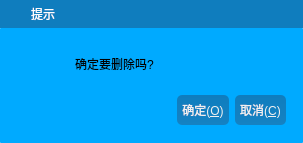
<?xml version="1.0" encoding="UTF-8"?>
<ui version="4.0">
 <class>frmMessageBox</class>
 <widget class="QDialog" name="frmMessageBox">
  <property name="geometry">
   <rect>
    <x>0</x>
    <y>0</y>
    <width>303</width>
    <height>143</height>
   </rect>
  </property>
  <property name="windowTitle">
   <string>提示</string>
  </property>
  <layout class="QVBoxLayout" name="verticalLayout">
   <property name="spacing">
    <number>0</number>
   </property>
   <property name="leftMargin">
    <number>0</number>
   </property>
   <property name="topMargin">
    <number>0</number>
   </property>
   <property name="rightMargin">
    <number>0</number>
   </property>
   <property name="bottomMargin">
    <number>0</number>
   </property>
   <item>
    <widget class="QWidget" name="widget_title" native="true">
     <property name="sizePolicy">
      <sizepolicy hsizetype="Preferred" vsizetype="Fixed">
       <horstretch>0</horstretch>
       <verstretch>0</verstretch>
      </sizepolicy>
     </property>
     <property name="minimumSize">
      <size>
       <width>100</width>
       <height>28</height>
      </size>
     </property>
     <property name="styleSheet">
      <string notr="true">background-color:#0F7DBE;
color:white;
border-radius:0px;
</string>
     </property>
     <layout class="QHBoxLayout" name="horizontalLayout_2">
      <property name="spacing">
       <number>0</number>
      </property>
      <property name="leftMargin">
       <number>0</number>
      </property>
      <property name="topMargin">
       <number>0</number>
      </property>
      <property name="rightMargin">
       <number>0</number>
      </property>
      <property name="bottomMargin">
       <number>0</number>
      </property>
      <item>
       <widget class="QLabel" name="lab_Ico">
        <property name="sizePolicy">
         <sizepolicy hsizetype="Minimum" vsizetype="Preferred">
          <horstretch>0</horstretch>
          <verstretch>0</verstretch>
         </sizepolicy>
        </property>
        <property name="minimumSize">
         <size>
          <width>31</width>
          <height>0</height>
         </size>
        </property>
        <property name="text">
         <string/>
        </property>
        <property name="alignment">
         <set>Qt::AlignCenter</set>
        </property>
       </widget>
      </item>
      <item>
       <widget class="QLabel" name="lab_Title">
        <property name="sizePolicy">
         <sizepolicy hsizetype="Expanding" vsizetype="Preferred">
          <horstretch>0</horstretch>
          <verstretch>0</verstretch>
         </sizepolicy>
        </property>
        <property name="styleSheet">
         <string notr="true">font: 10pt &quot;微软雅黑&quot;;
QLabel#lab_Ico,QLabel#lab_Title{
	border-radius:0px;
	color: #F0F0F0;
	background-color:rgba(0,0,0,0);
	border-style:none;
}
QWidget#widget_title{
	background: qlineargradient(spread:pad, x1:0, y1:0, x2:0, y2:1, stop:0 #0F7DBE, stop:1 #1582C3);
}
</string>
        </property>
        <property name="text">
         <string>提示</string>
        </property>
        <property name="alignment">
         <set>Qt::AlignLeading|Qt::AlignLeft|Qt::AlignVCenter</set>
        </property>
       </widget>
      </item>
      <item>
       <widget class="QWidget" name="widget_menu" native="true">
        <property name="sizePolicy">
         <sizepolicy hsizetype="Minimum" vsizetype="Preferred">
          <horstretch>0</horstretch>
          <verstretch>0</verstretch>
         </sizepolicy>
        </property>
        <layout class="QHBoxLayout" name="horizontalLayout">
         <property name="spacing">
          <number>0</number>
         </property>
         <property name="leftMargin">
          <number>0</number>
         </property>
         <property name="topMargin">
          <number>0</number>
         </property>
         <property name="rightMargin">
          <number>0</number>
         </property>
         <property name="bottomMargin">
          <number>0</number>
         </property>
         <item>
          <widget class="QPushButton" name="btnMenu_Close">
           <property name="sizePolicy">
            <sizepolicy hsizetype="Minimum" vsizetype="Expanding">
             <horstretch>0</horstretch>
             <verstretch>0</verstretch>
            </sizepolicy>
           </property>
           <property name="minimumSize">
            <size>
             <width>40</width>
             <height>0</height>
            </size>
           </property>
           <property name="cursor">
            <cursorShape>ArrowCursor</cursorShape>
           </property>
           <property name="focusPolicy">
            <enum>Qt::NoFocus</enum>
           </property>
           <property name="toolTip">
            <string>关闭</string>
           </property>
           <property name="styleSheet">
            <string notr="true">QPushButton{
	border-radius:0px;
	color: #F0F0F0;
	background-color:rgba(0,0,0,0);
	border-style:none;
}
QPushButton#btnMenu_Close:hover{
	background-color: qlineargradient(spread:pad, x1:0, y1:1, x2:0, y2:0, stop:0 rgba(238, 0, 0, 128), stop:1 rgba(238, 44, 44, 255));
}</string>
           </property>
           <property name="text">
            <string/>
           </property>
           <property name="flat">
            <bool>true</bool>
           </property>
          </widget>
         </item>
        </layout>
       </widget>
      </item>
     </layout>
    </widget>
   </item>
   <item>
    <widget class="QWidget" name="widget_main" native="true">
     <property name="styleSheet">
      <string notr="true">font: 11pt &quot;微软雅黑&quot;;
background-color: rgb(0, 170, 255);
border-radius:1px;</string>
     </property>
     <layout class="QVBoxLayout" name="verticalLayout_2">
      <property name="spacing">
       <number>5</number>
      </property>
      <property name="leftMargin">
       <number>5</number>
      </property>
      <property name="topMargin">
       <number>5</number>
      </property>
      <property name="rightMargin">
       <number>5</number>
      </property>
      <property name="bottomMargin">
       <number>5</number>
      </property>
      <item>
       <widget class="QGroupBox" name="groupBox">
        <property name="title">
         <string/>
        </property>
        <widget class="QLabel" name="labIcoMain">
         <property name="geometry">
          <rect>
           <x>10</x>
           <y>10</y>
           <width>45</width>
           <height>45</height>
          </rect>
         </property>
         <property name="styleSheet">
          <string notr="true">border-image: url(:/image/info.png);</string>
         </property>
         <property name="text">
          <string/>
         </property>
        </widget>
        <widget class="QLabel" name="labInfo">
         <property name="geometry">
          <rect>
           <x>70</x>
           <y>10</y>
           <width>211</width>
           <height>41</height>
          </rect>
         </property>
         <property name="text">
          <string>确定要删除吗?</string>
         </property>
         <property name="scaledContents">
          <bool>false</bool>
         </property>
         <property name="wordWrap">
          <bool>true</bool>
         </property>
        </widget>
        <widget class="QWidget" name="layoutWidget">
         <property name="geometry">
          <rect>
           <x>10</x>
           <y>60</y>
           <width>271</width>
           <height>34</height>
          </rect>
         </property>
         <layout class="QHBoxLayout" name="horizontalLayout_3">
          <item>
           <spacer name="horizontalSpacer">
            <property name="orientation">
             <enum>Qt::Horizontal</enum>
            </property>
            <property name="sizeHint" stdset="0">
             <size>
              <width>40</width>
              <height>20</height>
             </size>
            </property>
           </spacer>
          </item>
          <item>
           <widget class="QPushButton" name="btnOk">
            <property name="cursor">
             <cursorShape>PointingHandCursor</cursorShape>
            </property>
            <property name="focusPolicy">
             <enum>Qt::NoFocus</enum>
            </property>
            <property name="styleSheet">
             <string notr="true">.QPushButton{
	border-style: none;
	border: 0px;
	color: #F0F0F0;
	padding: 5px;	
	min-height: 20px;
	border-radius:5px;
	background: qlineargradient(spread:pad, x1:0, y1:0, x2:0, y2:1, stop:0 #0F7DBE, stop:1 #1582C3); 
}

.QPushButton[focusPolicy=&quot;0&quot;] {
	border-style: none;
	border: 0px;
	color: #F0F0F0;
	padding: 0px;	
	min-height: 10px;
	border-radius:3px;
	background: qlineargradient(spread:pad, x1:0, y1:0, x2:0, y2:1, stop:0 #0F7DBE, stop:1 #1582C3); 
}

.QPushButton:hover{ 
	background: qlineargradient(spread:pad, x1:0, y1:0, x2:0, y2:1, stop:0 #50A3F0, stop:1 #489CEA);
}

.QPushButton:pressed{ 
	background: qlineargradient(spread:pad, x1:0, y1:0, x2:0, y2:1, stop:0 #0F7DBE, stop:1 #1582C3);
}</string>
            </property>
            <property name="text">
             <string>确定(&amp;O)</string>
            </property>
            <property name="icon">
             <iconset>
              <normaloff>:/image/update.png</normaloff>:/image/update.png</iconset>
            </property>
            <property name="iconSize">
             <size>
              <width>20</width>
              <height>20</height>
             </size>
            </property>
           </widget>
          </item>
          <item>
           <widget class="QPushButton" name="btnCancel">
            <property name="cursor">
             <cursorShape>PointingHandCursor</cursorShape>
            </property>
            <property name="focusPolicy">
             <enum>Qt::NoFocus</enum>
            </property>
            <property name="styleSheet">
             <string notr="true">.QPushButton{
	border-style: none;
	border: 0px;
	color: #F0F0F0;
	padding: 5px;	
	min-height: 20px;
	border-radius:5px;
	background: qlineargradient(spread:pad, x1:0, y1:0, x2:0, y2:1, stop:0 #0F7DBE, stop:1 #1582C3); 
}

.QPushButton[focusPolicy=&quot;0&quot;] {
	border-style: none;
	border: 0px;
	color: #F0F0F0;
	padding: 0px;	
	min-height: 10px;
	border-radius:3px;
	background: qlineargradient(spread:pad, x1:0, y1:0, x2:0, y2:1, stop:0 #0F7DBE, stop:1 #1582C3); 
}

.QPushButton:hover{ 
	background: qlineargradient(spread:pad, x1:0, y1:0, x2:0, y2:1, stop:0 #50A3F0, stop:1 #489CEA);
}

.QPushButton:pressed{ 
	background: qlineargradient(spread:pad, x1:0, y1:0, x2:0, y2:1, stop:0 #0F7DBE, stop:1 #1582C3);
}</string>
            </property>
            <property name="text">
             <string>取消(&amp;C)</string>
            </property>
            <property name="icon">
             <iconset>
              <normaloff>:/image/close.png</normaloff>:/image/close.png</iconset>
            </property>
            <property name="iconSize">
             <size>
              <width>20</width>
              <height>20</height>
             </size>
            </property>
           </widget>
          </item>
         </layout>
        </widget>
       </widget>
      </item>
     </layout>
    </widget>
   </item>
  </layout>
 </widget>
 <resources/>
 <connections/>
</ui>
